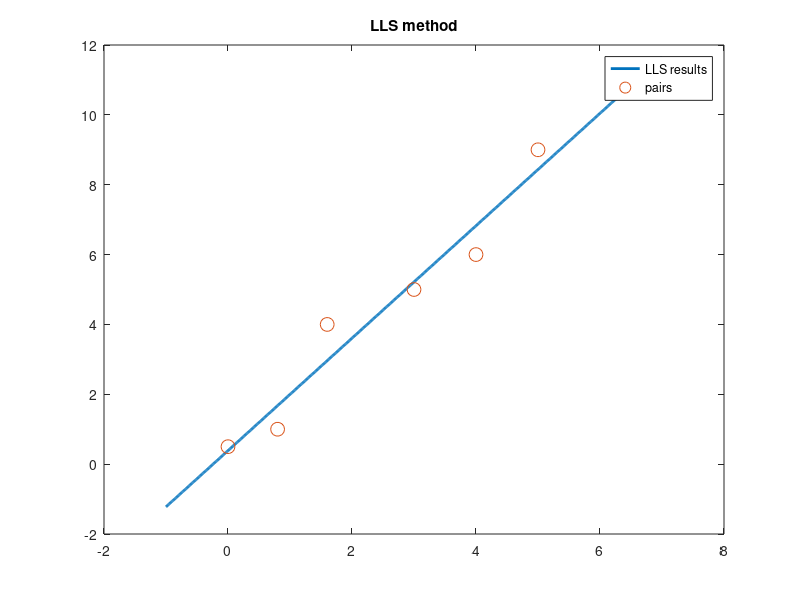
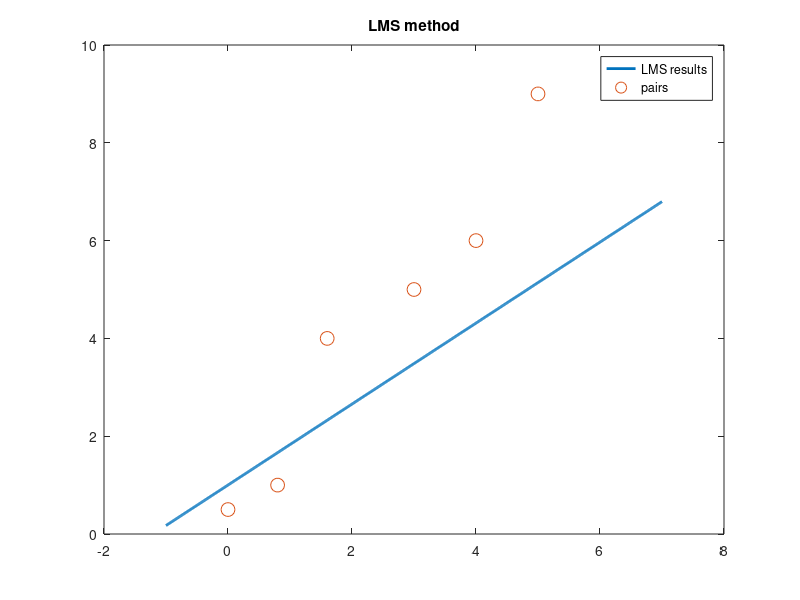
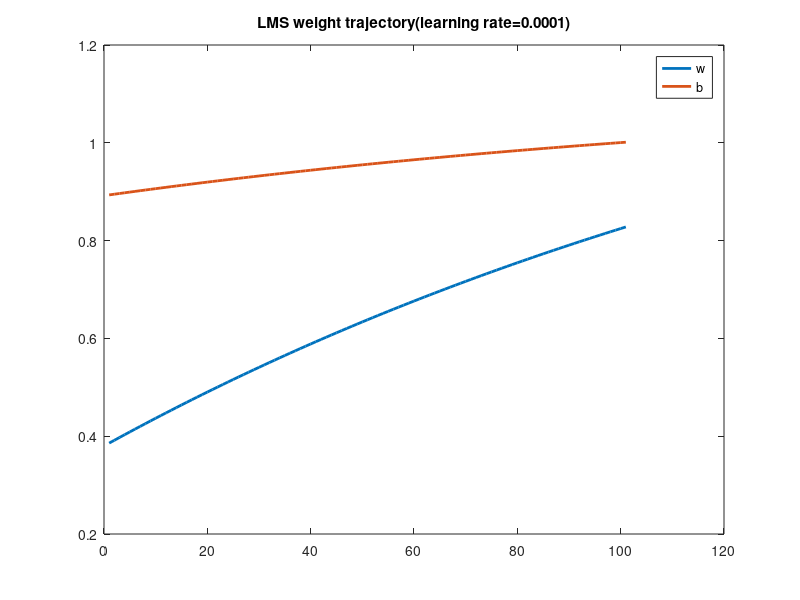

These figures' MATLAB source, in order:
clear;clc;close all;
x=[0, 0.8, 1.6, 3, 4, 5;1, 1, 1, 1, 1, 1];
y=[0.5, 1, 4, 5, 6, 9];

% LLS
LLS=(x*x')^(-1)*x*y';
t=-1:0.01:7;
ft1=LLS(1)*t+LLS(2);
figure
plot(t,ft1,'LineWidth',2)
hold on
plot(x(1,:),y,'o','MarkerSize',10)
legend('LLS results','pairs')
title('LLS method')


% % LMS
rate=0.0001;epochs=100;
LMS=zeros(epochs+1,2);
LMS(1,:)=rand(1,2);

for i=1:epochs
    e=y-LMS(i,:)*x;
    LMS(i+1,:)=LMS(i,:)+rate*e*x';
end
ft2=LMS(epochs+1,1)*t+LMS(epochs+1,2);

figure
plot(t,ft2,'LineWidth',2)
hold on
plot(x(1,:),y,'o','MarkerSize',10)
legend('LMS results','pairs')
title('LMS method')

figure
t=1:101;
plot(t,LMS(:,1),'LineWidth',2)
hold on
plot(t,LMS(:,2),'LineWidth',2)
title('LMS weight trajectory(learning rate=0.0001)')
legend('w','b')
